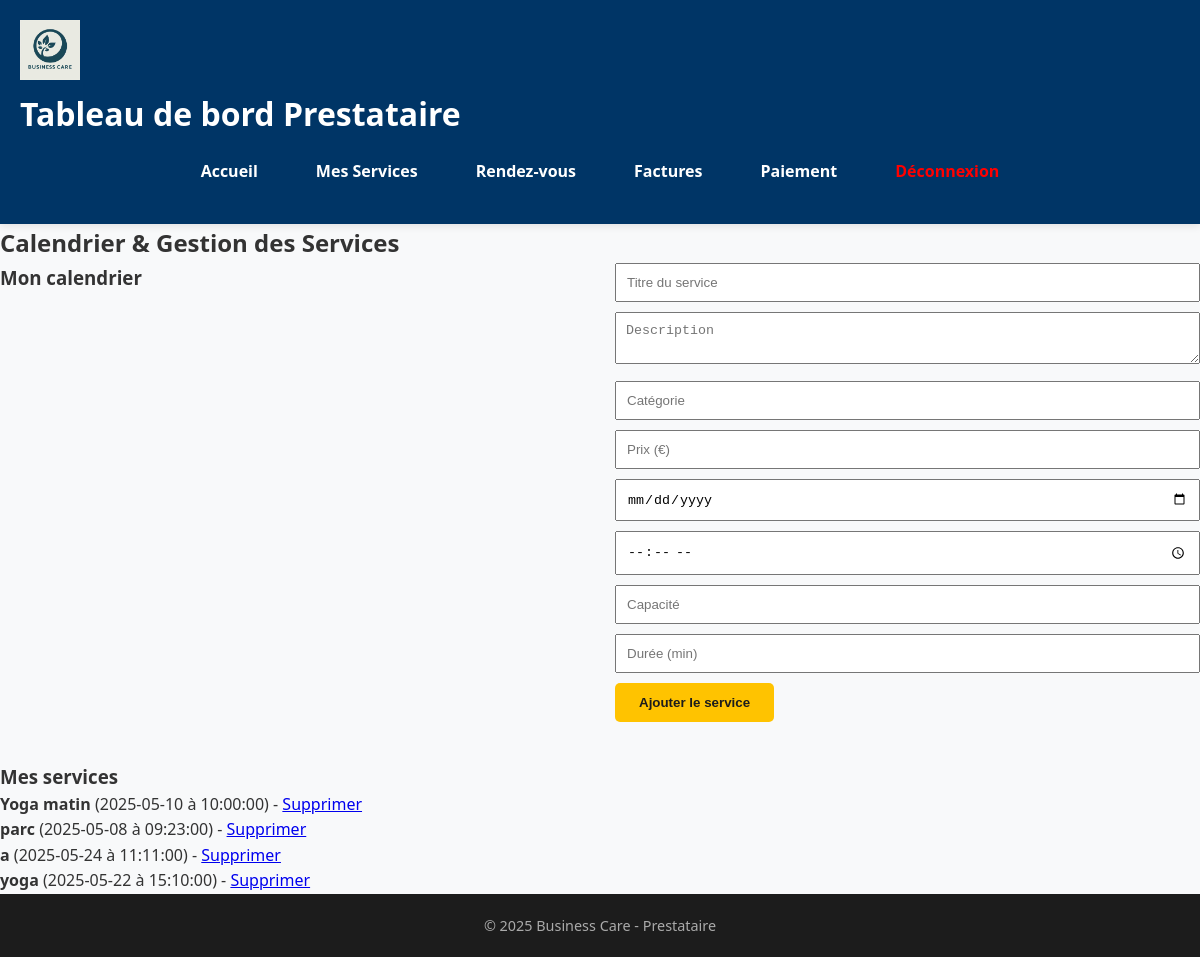
The page /provider/services.php (signed in) on the database its author committed.
### tables this page shows
CREATE TABLE `services` (
  `id` int(11) NOT NULL,
  `title` varchar(150) DEFAULT NULL,
  `description` text,
  `category` varchar(100) DEFAULT NULL,
  `price` decimal(10,2) DEFAULT NULL,
  `service_date` date NOT NULL,
  `service_time` time NOT NULL,
  `capacity` int(11) DEFAULT '0',
  `duration` int(11) DEFAULT '60',
  `provider_id` int(11) DEFAULT NULL
);

### provider/services.php (the view, shortened to what this page needs)
<?php
include 'includes/header.php';
$can_post = false;
$stmt = $pdo->prepare("SELECT * FROM invoices WHERE company_id = ? ORDER BY created_at DESC LIMIT 1");
$stmt->execute([$_SESSION['company_id']]);
$invoice = $stmt->fetch();
if ($invoice && $invoice['status'] === 'paid') {
    $can_post = true;
}
$stmt = $pdo->prepare("SELECT * FROM services WHERE provider_id = ?");
$stmt->execute([$_SESSION['user_id']]);
$services = $stmt->fetchAll();
?>
<main class="form-section">
    <h2>Calendrier & Gestion des Services</h2>
    <div style="display: flex; flex-wrap: wrap; gap: 30px;">
        <div style="flex: 1; min-width: 300px;">
            <h3>Mon calendrier</h3>
        </div>
        <div style="flex: 1; min-width: 300px;">
            <?php if (!$can_post): ?>
                <div style="padding: 15px; background-color: #f8d7da; color: #721c24; border-radius: 6px;">
                    Vous devez régler votre facture pour ajouter un service.
                </div>
            <?php else: ?>
                <form method="POST">
                    <input type="text" name="title" placeholder="Titre du service" required style="width:100%;padding:10px;margin-bottom:10px;">
                    <textarea name="description" placeholder="Description" required style="width:100%;padding:10px;margin-bottom:10px;"></textarea>
                    <input type="text" name="category" placeholder="Catégorie" required style="width:100%;padding:10px;margin-bottom:10px;">
                    <input type="number" step="0.01" name="price" placeholder="Prix (€)" required style="width:100%;padding:10px;margin-bottom:10px;">
                    <input type="date" name="service_date" required style="width:100%;padding:10px;margin-bottom:10px;">
                    <input type="time" name="service_time" required style="width:100%;padding:10px;margin-bottom:10px;">
                    <input type="number" name="capacity" placeholder="Capacité" required style="width:100%;padding:10px;margin-bottom:10px;">
                    <input type="number" name="duration" placeholder="Durée (min)" required style="width:100%;padding:10px;margin-bottom:10px;">
                    <button type="submit" class="cta-button">Ajouter le service</button>
                </form>
            <?php endif; ?>
        </div>
    </div>
    <?php if ($services): ?>
        <h3 style="margin-top:40px;">Mes services</h3>
        <ul>
            <?php foreach ($services as $srv): ?>
                <li>
                    <strong><?= htmlspecialchars($srv['title']) ?></strong>
                    (<?= $srv['service_date'] ?> à <?= $srv['service_time'] ?>)
                    - <a href="?delete=<?= $srv['id'] ?>" onclick="return confirm('Supprimer ce service ?')">Supprimer</a>
                </li>
            <?php endforeach; ?>
        </ul>
    <?php endif; ?>
</main>
<link href='https://cdn.jsdelivr.net/npm/fullcalendar@6.1.10/index.global.min.css' rel='stylesheet' />
<?php include 'includes/footer.php'; ?>

### assets/css/style.css (style rules this page uses)
* { margin: 0; padding: 0; box-sizing: border-box; }
:root { --primary: #003566; --secondary: #ffc300; --light: #f8f9fa; --dark: #1c1c1c; --text: #333; --accent: #0077b6; }
html, body { height: 100%; display: flex; flex-direction: column; }
body { font-family: 'Segoe UI', Tahoma, Geneva, Verdana, sans-serif; background-color: var(--light); color: var(--text); line-height: 1.6; }
.cta-button { background-color: var(--secondary); color: var(--dark); padding: 12px 24px; border: none; text-decoration: none; font-weight: bold; border-radius: 5px; transition: background 0.3s ease; }

### rows shown on the page
services: title "Yoga matin", service_date "2025-05-10", service_time "10:00:00"
services: title "parc", service_date "2025-05-08", service_time "09:23:00"
services: title "a", service_date "2025-05-24", service_time "11:11:00"
services: title "yoga", service_date "2025-05-22", service_time "15:10:00"
